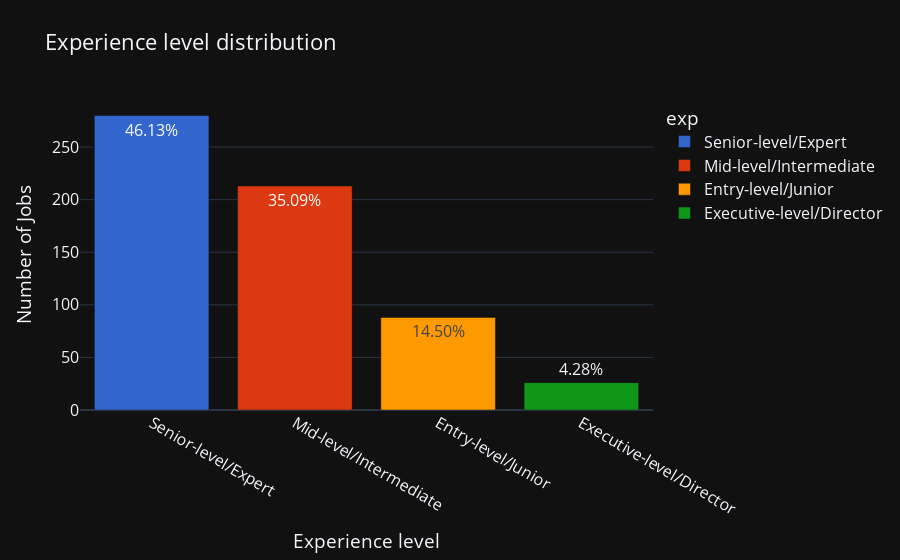

Write notebook code for a chart like this one.
### Markdown cell above
##### Now let's visualize it by a Bar Chart so that we can understand this distribution clearly.

### Code cell
fig = px.bar(
    data_frame = exp_df,
    x='exp',
    y='counts',
    color='exp',
    color_discrete_sequence = px.colors.qualitative.G10,
    template='plotly_dark',
    title = 'Experience level distribution',
    text=exp_df['percent'].apply(lambda x: '{0:1.2f}%'.format(x))
)

fig.update_layout(font_size=16,
                  xaxis_title = 'Experience level',
                  yaxis_title = 'Number of Jobs')

fig.show()

### Figure 1 — Plotly figure (JSON) as saved in the notebook; plotly's stock layout.template omitted (floating-point values rounded to 4 significant figures)
{"data": [{"alignmentgroup": "True", "hovertemplate": "exp=%{x}<br>counts=%{y}<br>text=%{text}<extra></extra>", "legendgroup": "Senior-level/Expert", "marker": {"color": "#3366CC", "pattern": {"shape": ""}}, "name": "Senior-level/Expert", "offsetgroup": "Senior-level/Expert", "orientation": "v", "showlegend": true, "text": ["46.13%"], "textposition": "auto", "type": "bar", "x": ["Senior-level/Expert"], "xaxis": "x", "y": [280], "yaxis": "y"}, {"alignmentgroup": "True", "hovertemplate": "exp=%{x}<br>counts=%{y}<br>text=%{text}<extra></extra>", "legendgroup": "Mid-level/Intermediate", "marker": {"color": "#DC3912", "pattern": {"shape": ""}}, "name": "Mid-level/Intermediate", "offsetgroup": "Mid-level/Intermediate", "orientation": "v", "showlegend": true, "text": ["35.09%"], "textposition": "auto", "type": "bar", "x": ["Mid-level/Intermediate"], "xaxis": "x", "y": [213], "yaxis": "y"}, {"alignmentgroup": "True", "hovertemplate": "exp=%{x}<br>counts=%{y}<br>text=%{text}<extra></extra>", "legendgroup": "Entry-level/Junior", "marker": {"color": "#FF9900", "pattern": {"shape": ""}}, "name": "Entry-level/Junior", "offsetgroup": "Entry-level/Junior", "orientation": "v", "showlegend": true, "text": ["14.50%"], "textposition": "auto", "type": "bar", "x": ["Entry-level/Junior"], "xaxis": "x", "y": [88], "yaxis": "y"}, {"alignmentgroup": "True", "hovertemplate": "exp=%{x}<br>counts=%{y}<br>text=%{text}<extra></extra>", "legendgroup": "Executive-level/Director", "marker": {"color": "#109618", "pattern": {"shape": ""}}, "name": "Executive-level/Director", "offsetgroup": "Executive-level/Director", "orientation": "v", "showlegend": true, "text": ["4.28%"], "textposition": "auto", "type": "bar", "x": ["Executive-level/Director"], "xaxis": "x", "y": [26], "yaxis": "y"}], "layout": {"barmode": "relative", "font": {"size": 16}, "legend": {"title": {"text": "exp"}, "tracegroupgap": 0}, "title": {"text": "Experience level distribution"}, "xaxis": {"anchor": "y", "categoryarray": ["Senior-level/Expert", "Mid-level/Intermediate", "Entry-level/Junior", "Executive-level/Director"], "categoryorder": "array", "domain": [0, 1], "title": {"text": "Experience level"}}, "yaxis": {"anchor": "x", "domain": [0, 1], "title": {"text": "Number of Jobs"}}}}
